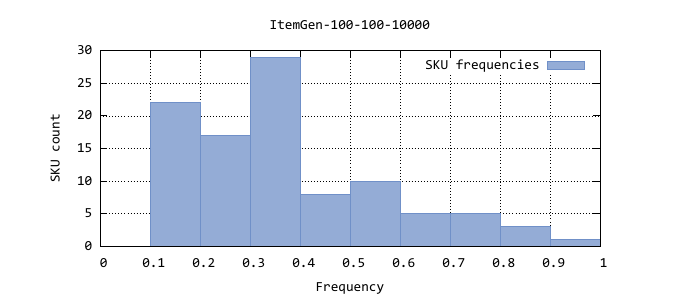

Write the gnuplot code that produced this figure.
reset
# Output definition
set terminal pdfcairo enhanced size 7, 3 font "Consolas, 12"
set lmargin 13
set rmargin 13
# Parameters
set key right top Right
set grid
set style fill solid 0.75
# Line-Styles
set style line 1 linetype 1 linecolor rgb "#7090c8" linewidth 1
set output "ItemGen-100-100-10000.pdf"
set title "ItemGen-100-100-10000"
set xlabel "Frequency"
set ylabel "SKU count"
plot \
"ItemGen-100-100-10000groups.dat" u 1:2 w boxes linestyle 1 t "SKU frequencies"
set title "ItemGen-100-100-10000"
set xlabel "SKU"
set ylabel "frequency"
plot \
"ItemGen-100-100-10000simple.dat" u 1:2 w steps linestyle 1 t "SKU frequencies"
set title "ItemGen-100-100-10000"
set xlabel "SKU"
set ylabel "rel. cum. frequency"
plot \
"ItemGen-100-100-10000cumulative.dat" u 1:2 w steps linestyle 1 t "cum. SKU frequencies"
set title "ItemGen-100-100-10000"
set xlabel "SKU"
set ylabel "probability"
plot \
"ItemGen-100-100-10000probability.dat" u 1:2 w steps linestyle 1 t "SKU probabilities"
reset
exit
